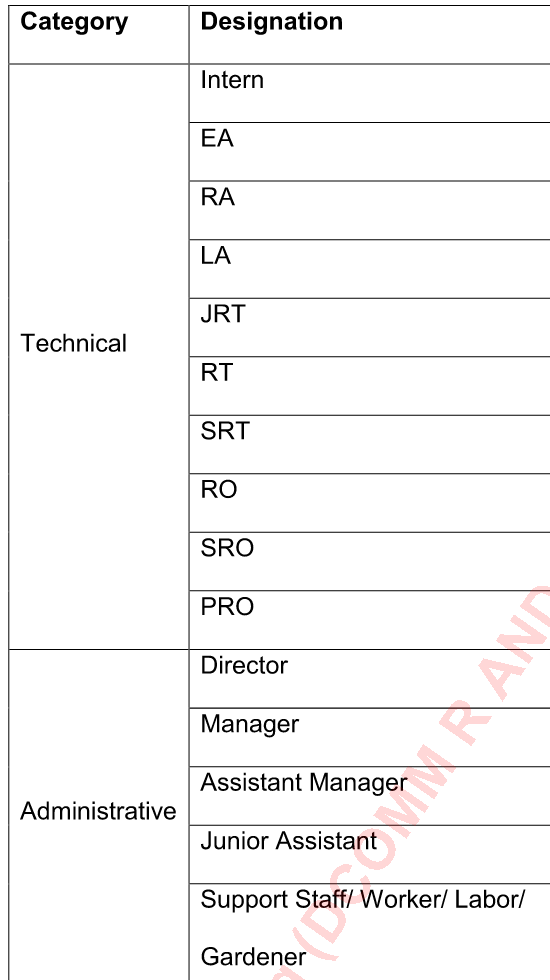
#> input picture scratch/annex_k_left_column.png, 550 x 980 px, found by its file name
$ python examine_upscaled.py
#> lines starting #> are read from the running program, lines starting #| are printed output that depends on the picture
import asyncio
import winocr
from PIL import Image

async def examine_upscaled():
    img = Image.open("scratch/annex_k_left_column.png")
    for y, label in [(176, "row3"), (234, "row4"), (350, "row6")]:
        c = img.crop((180, y, 400, y+58))
        # Upscale 4x
        c = c.resize((c.width * 4, c.height * 4), Image.Resampling.LANCZOS)
        c.save(f"scratch/{label}.png")
        res = await winocr.recognize_pil(c, lang='en')
        print(f"{label} (y={y}): '{res.text.strip()}'")
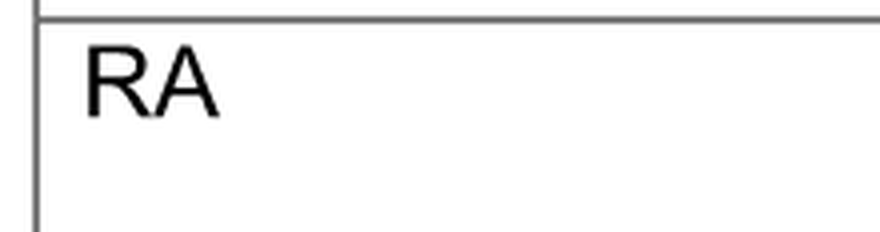
#> saved as row3.png: PIL image 880x232 RGB; min 0, max 255, mean 244.8

asyncio.run(examine_upscaled())
#> (the call stopped at `async def examine_upscaled(): img = Image.open("scratch/annex_k_left_c..`: winocr is not available in this run)
